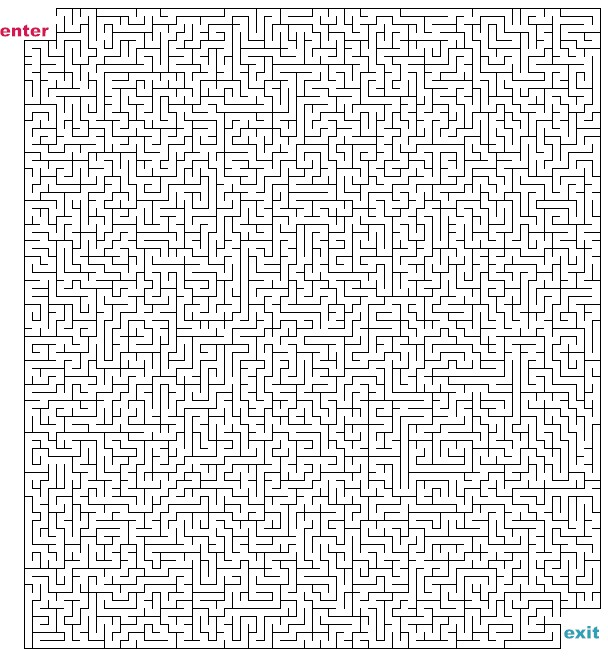
#> input picture maps/maze.jpg, 608 x 656 px
$ python utils.py
#> lines starting #> are read from the running program, lines starting #| are printed output that depends on the picture; after the words box and inside, x2 and y2 are one past the last pixel; in counts of white or black regions, pixels touching at a corner belong together
import numpy as np
import cv2


def load_and_prepare_map(path):


#> called with path = 'maps/maze.jpg'
    img = cv2.imread(path)
#> img is the input picture: shape (656, 608, 3); mean B, G, R 224.7, 224.6, 224.7

    r = 3
    h, w = map(lambda x: int(x / r), (img.shape[:2]))
#> h = 218; w = 202

    start = (10, 10)
    finish = (575, 630)
    start = tuple(map(lambda x: int(x / r), start))
    finish = tuple(map(lambda x: int(x / r), finish))

    img = cv2.cvtColor(img, cv2.COLOR_BGR2RGB)
    gray = cv2.cvtColor(img, cv2.COLOR_RGB2GRAY)

    ret, gray = cv2.threshold(gray, 20, 255, cv2.THRESH_BINARY)
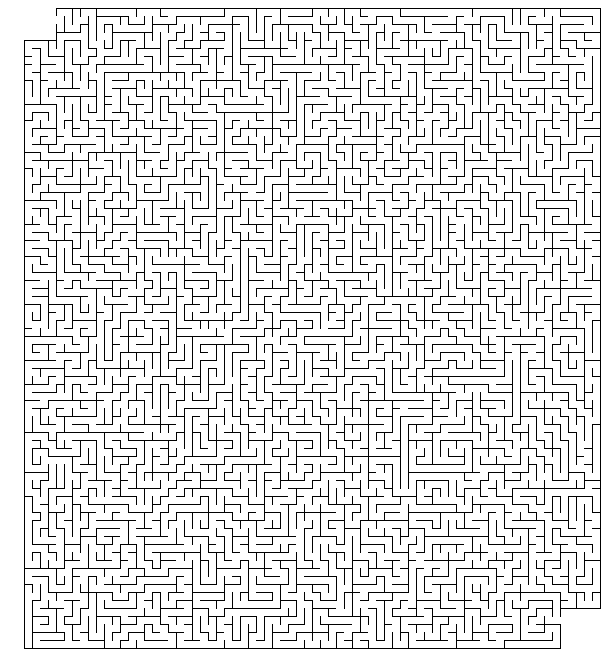
#> gray: shape (656, 608); 88.3% white; black in thin lines or dots
    indsx = np.where(np.min(gray, 0) == 0)[0]
#> indsx = 577 values from 24 to 600
    indsy = np.where(np.min(gray, 1) == 0)[0]
#> indsy = 641 values from 8 to 648
    xmin, ymin = np.min(indsx), np.min(indsy)
#> xmin = 24; ymin = 8
    xmax, ymax = np.max(indsx), np.max(indsy)
#> xmax = 600; ymax = 648
    gray = gray[ymin:ymax, xmin:xmax]
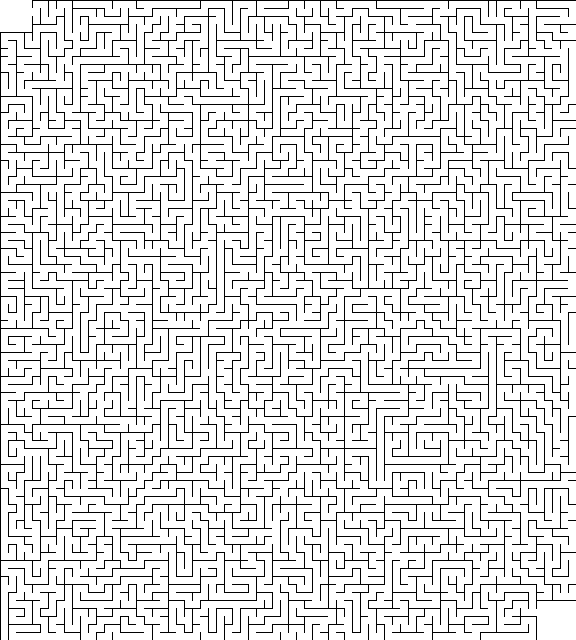
#> gray: shape (640, 576); 87.7% white; black in thin lines or dots
    img = img[ymin:ymax, xmin:xmax]
#> img: shape (640, 576, 3)

    ker = np.ones((2, 2)) / 4
    gray = cv2.erode(gray, ker, iterations=2)
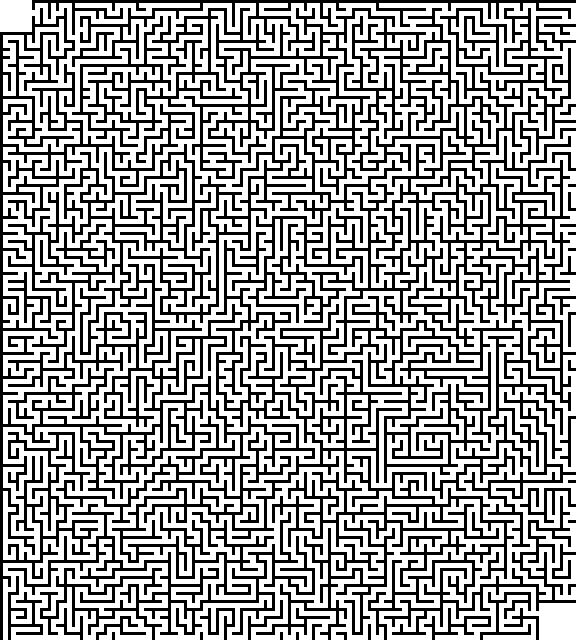
#> gray: shape (640, 576); 63% white; 44 black regions, largest, box (x1, y1, x2, y2) and area: (72, 8, 576, 483) 53847, (0, 8, 315, 640) 33339, (56, 232, 514, 640) 20382
    # [5 lines of commented-out code are left out]
    gray = cv2.resize(gray, (w, h), cv2.INTER_LINEAR)
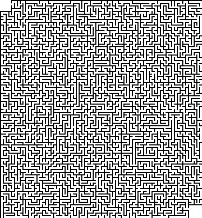
#> gray: shape (218, 202); min 0, max 255, mean 160.9
    img = cv2.cvtColor(gray, cv2.COLOR_GRAY2BGR)
#> img: shape (218, 202, 3)
    return gray, img, start, finish


if __name__ == "__main__":
    from PIL import Image
    gray, img, start, finish = load_and_prepare_map("maps/maze.jpg")
#> start = (3, 3); finish = (191, 210)

    # gridmap = gray.astype(np.int32)
    # gridmap[gridmap == 0] = 1
    # gridmap[gridmap == 255] = 9
    # Image.fromarray((gridmap * 20).astype(np.uint8)).show()
    # exit()

    cv2.circle(img, start, 3, (0, 255, 0), 3)
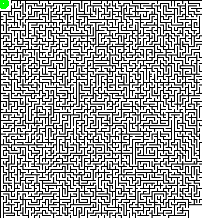
#> img: shape (218, 202, 3); mean B, G, R 160.4, 160.9, 160.4
    cv2.circle(img, finish, 3, (0, 255, 0), 3)
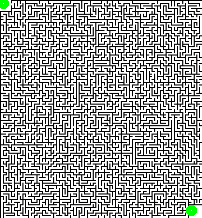
#> img: shape (218, 202, 3); 0.22% of pixels changed, all inside (x1, y1, x2, y2) = (186, 205, 197, 216)
    print(gray[10, 10])
#| 255
    Image.fromarray(img).resize((1000, 1000)).show()
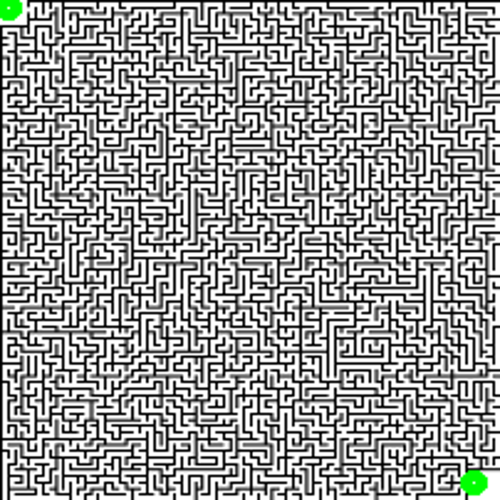
#> shown: PIL image 1000x1000 RGB (shown at 1/2 size); mean R, G, B 156.5, 157.4, 156.5
    # Image.fromarray(img).show()
